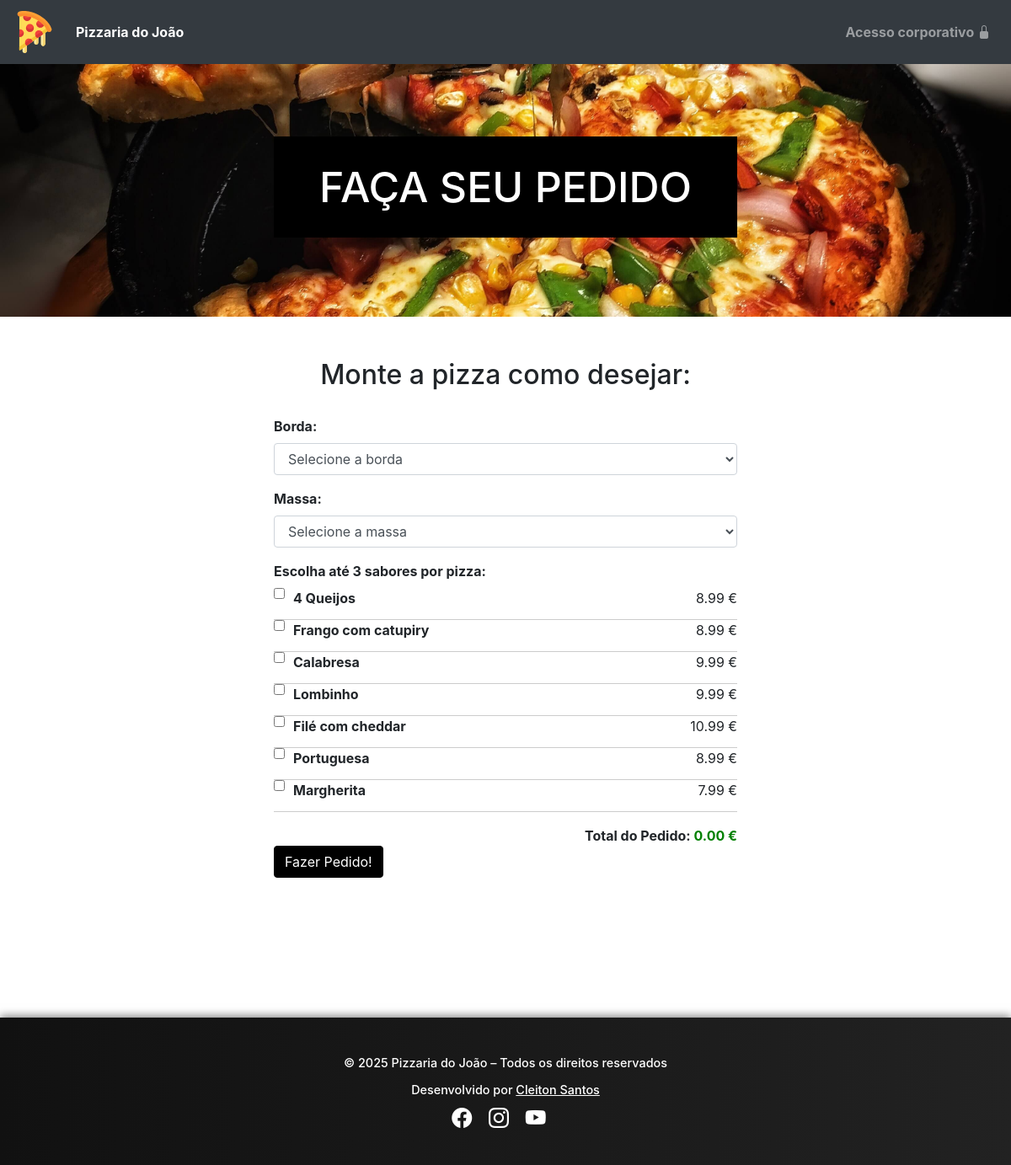
The page / on the database its author committed.
### tables this page shows
CREATE TABLE `sabores` (
  `id` int(11) NOT NULL,
  `nome` varchar(100) DEFAULT NULL,
  `preco` decimal(10,2) DEFAULT NULL
);

### process/pizza.php (called while the page is built, shortened)
<?php
include_once("conn.php");
$method = $_SERVER["REQUEST_METHOD"];
if ($method === "GET") {
  $saboresQuery = $conn->query("SELECT * FROM sabores;");
  $sabores = $saboresQuery->fetchAll();
} else if ($method === "POST") {
  $data = $_POST;
  $borda = $data["borda"];
  $massa = $data["massa"];
  $sabores = $data["sabores"];
  if (count($sabores) > 3) {
    $_SESSION["msg"] = "Selecione no máximo 3 sabores!";
    $_SESSION["status"] = "warning";
  } else {
    $stmt = $conn->prepare("INSERT INTO pizzas (borda_id, massa_id) VALUES (:borda, :massa)");
    $stmt->bindParam(":borda", $borda, PDO::PARAM_INT);
    $stmt->bindParam(":massa", $massa, PDO::PARAM_INT);
    $stmt->execute();
    $pizzaId = $conn->lastInsertId();
    $stmt = $conn->prepare("INSERT INTO pizza_sabor (pizza_id, sabor_id) VALUES (:pizza, :sabor)");
    foreach ($sabores as $sabor) {
      $stmt->bindParam(":pizza", $pizzaId, PDO::PARAM_INT);
      $stmt->bindParam(":sabor", $sabor, PDO::PARAM_INT);
      $stmt->execute();
    }
    $stmt = $conn->prepare("INSERT INTO pedidos (pizza_id, status_id) VALUES (:pizza, :status)");
    $statusId = 1;
    $stmt->bindParam(":pizza", $pizzaId);
    $stmt->bindParam(":status", $statusId);
    $stmt->execute();
    $_SESSION["msg"] = "Pedido realizado com sucesso";
    $_SESSION["status"] = "success";
  }
  header("Location: ..");
}

### index.php (the view, shortened to what this page needs)
<?php
include_once("templates/header.php");
include_once("process/pizza.php");
?>
<div id="main-banner">
    <h1>Faça seu Pedido</h1>
</div>
<div id="main-container">
    <div class="container">
        <div class="row">
            <div class="col-md-12">
                <h2>Monte a pizza como desejar:</h2>
                <form action="process/pizza.php" method="POST" id="pizza-form" onsubmit="return validateForm()">
                    <div class="form-group">
                        <label for="borda">Borda:</label>
                        <select name="borda" id="borda" class="form-control" onchange="calculateTotal()">
                            <option value="">Selecione a borda</option>
                        </select>
                    </div>
                    <div class="form-group">
                        <label for="massa">Massa:</label>
                        <select name="massa" id="massa" class="form-control" onchange="calculateTotal()">
                            <option value="">Selecione a massa</option>
                        </select>
                    </div>
                    <div class="form-group">
                        <label for="sabores">Escolha até 3 sabores por pizza:</label><br>
                        <?php foreach ($sabores as $sabor) : ?>
                        <div class="sabor-item">
                            <input type="checkbox" name="sabores[]" value="<?= $sabor["id"] ?>"
                                data-price="<?= $sabor["preco"] ?>" onchange="calculateTotal()">
                            <label><?= $sabor["nome"] ?></label>
                            <span class="preco-sabor"><?= $sabor["preco"] ?> €</span>
                        </div>
                        <?php endforeach; ?>
                    </div>
                    <div id="total-container">
                        Total do Pedido: <span id="total">0.00 €</span>
                    </div>
                    <div class="form-group">
                        <input type="submit" class="btn btn-primary" value="Fazer Pedido!">
                    </div>
                </form>
            </div>
        </div>
    </div>
</div>
<?php
include_once("templates/footer.php");
?>

### templates/header.php (shortened to what this page needs)
<!DOCTYPE html>
<html lang="en">
<head>
    <link rel="stylesheet" href="https://cdn.jsdelivr.net/npm/bootstrap@4.6.0/dist/css/bootstrap.min.css">
    <link rel="stylesheet" href="https://cdn.jsdelivr.net/npm/bootstrap-icons@1.10.5/font/bootstrap-icons.css">
    <link rel="stylesheet" href="https://cdnjs.cloudflare.com/ajax/libs/font-awesome/5.15.3/css/all.min.css">
    <link rel="stylesheet" href="css/styles.css">
</head>
<body>
    <header>
        <nav class="navbar navbar-expand-lg navbar-dark bg-dark">
            <a href="index.php" class="navbar-brand">
                <img src="img/pizza.svg" alt="Pizzaria do João" id="brand-logo">
            </a>
            <div class="collapse navbar-collapse" id="navbarNav">
                <ul class="navbar-nav">
                    <li class="nav-item active">
                        <a href="index.php" class="nav-link">Pizzaria do João</a>
                    </li>
                </ul>
                <ul class="navbar-nav ml-auto">
                    <li class="nav-item">
                        <a href="#" class="nav-link" data-toggle="modal" data-target="#passwordModal">Acesso
                            corporativo <i class="bi bi-lock-fill"></i></a>
                    </li>
                </ul>
            </div>
        </nav>
    </header>
</body>
</html>

### templates/footer.php (shortened to what this page needs)
<footer>
    <p>
        &copy; <?php echo date("Y"); ?> Pizzaria do João – Todos os direitos reservados
    </p>
    <p>
        Desenvolvido por
        <a
            href="https://portfolio-cleiton.netlify.app/"
            target="_blank"
            rel="noopener noreferrer"
            aria-label="Portfólio do desenvolvedor (abre em nova aba)"
            style="color: #fff;"
        >
            <span>Cleiton Santos</span>
        </a>
    </p>
    <div>
        <a href="https://www.facebook.com/" target="_blank"><i class="bi bi-facebook"></i></a>
        <a href="https://www.instagram.com/" target="_blank"><i class="bi bi-instagram"></i></a>
        <a href="https://www.youtube.com/" target="_blank"><i class="bi bi-youtube"></i></a>
        <a href="https://twitter.com/home" target="_blank"><i class="bi bi-twitter-x"></i></a>
    </div>
</footer>

### css/styles.css (style rules this page uses)
html, body { height: 100%; }
#brand-logo { width: 50px; }
.navbar.navbar-expand-lg { background-color: #000; font-weight: bold; }
.navbar.navbar-expand-lg a { color: #fff; }
#main-banner { background-image: url("../img/pizza-banner.jpg"); height: 300px; background-position: center; background-size: cover; width: 100%; background-position-y: -300px; display: flex; align-items: center; justify-content: center; }
#main-banner h1 { color: #fff; background-color: #000; text-align: center; padding: 30px; text-transform: uppercase; width: 550px; font-size: 50px; }
#main-container { margin-bottom: 100px; padding: 50px 0; text-align: center; min-height: 50%; }
#main-container h2 { margin-bottom: 30px; }
.row { margin: 0; }
#pizza-form { max-width: 550px; margin: 0 auto; text-align: left; }
#pizza-form label { font-weight: bold; }
.btn.btn-primary { background-color: #000; border-color: #000; }
footer { position: relative; width: 100%; height: 175px; background: linear-gradient(to right, #111, #222); box-shadow: 0 -2px 10px rgba(0, 0, 0, 0.5); color: #fff; display: flex; flex-direction: column; align-items: center; justify-content: center; font-weight: bold; }
footer p { font-size: 0.9em; font-weight: 500; margin-bottom: 8px; }
footer a i { color: #fff; font-size: 24px; margin: 0 5px; transition: transform 0.3s ease, color 0.3s ease; }

### index.php (style rules this page uses)
.sabor-item { clear: both; overflow: hidden; padding-bottom: 5px; border-bottom: 1px solid #ccc; }
.sabor-item input[type="checkbox"] { float: left; margin-right: 10px; }
.sabor-item label { float: left; }
.preco-sabor { float: right; }
#total-container { text-align: right; font-weight: bold; }
#total { color: green; }

### templates/footer.php (style rules this page uses)
footer { position: relative; width: 100%; padding: 20px 0; background: linear-gradient(to right, #111, #222); box-shadow: 0 -2px 10px rgba(0, 0, 0, 0.5); color: #fff; display: flex; flex-direction: column; align-items: center; justify-content: center; font-weight: bold; text-align: center; }
footer p { font-size: 0.9em; font-weight: 500; margin: 5px 0; }
footer a i { color: #fff; font-size: 24px; margin: 0 8px; transition: transform 0.3s ease, color 0.3s ease; }
footer a span { text-decoration: underline; }

### rows shown on the page
sabores: nome "4 Queijos", preco "8.99"
sabores: nome "Frango com catupiry", preco "8.99"
sabores: nome "Calabresa", preco "9.99"
sabores: nome "Lombinho", preco "9.99"
sabores: nome "Filé com cheddar", preco "10.99"
sabores: nome "Portuguesa", preco "8.99"
sabores: nome "Margherita", preco "7.99"
